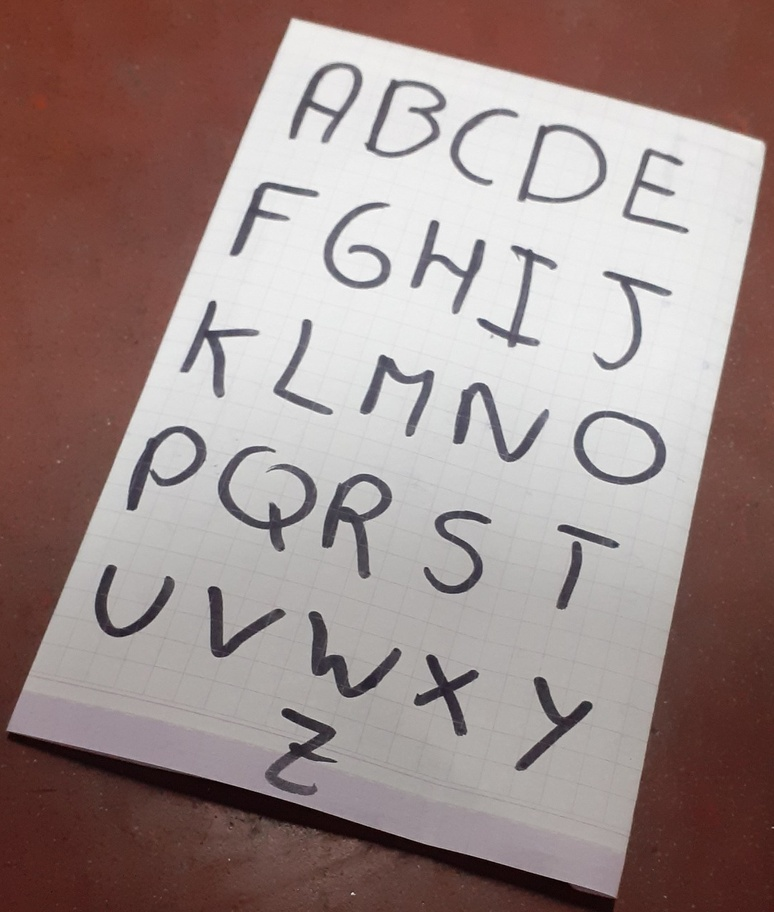
#> input picture examen2/Pruebas/proceso completo/1.jpg, 774 x 912 px, shrunk from 1086 x 1280 before the run
$ python -i enderezar_imagen.py   (imports and definitions only)
#> lines starting #> are read from the running program, lines starting #| are printed output that depends on the picture; after the words box and inside, x2 and y2 are one past the last pixel; in counts of white or black regions, pixels touching at a corner belong together
import cv2 as cv
from matplotlib import pyplot as plt
import numpy as np
import math as mt
import sys
# [12 lines left out: function exponencialg, not called in this run]
def dilation(img,kernel):
    f,c=img.shape
    img2=np.zeros((f,c),np.uint8)
    for i in range(1,f-1):
        for j in range(1,c-1):
            sm=[kernel[0][0]*img[i-1][j-1],kernel[0][1]*img[i-1][j],kernel[0][2]*img[i-1][j+1],
                kernel[1][0]*img[i][j-1],kernel[1][1]*img[i][j],kernel[1][2]*img[i][j+1],
                kernel[2][0]*img[i+1][j-1],kernel[2][1]*img[i+1][j],kernel[2][2]*img[i+1][j+1]]
            img2[i][j]=np.max(sm)
    return img2
def erosion(img,kernel):
    f,c=img.shape
    img2=np.zeros((f,c),np.uint8)
    for i in range(1,f-1):
        for j in range(1,c-1):
            sm=[kernel[0][0]*img[i-1][j-1],kernel[0][1]*img[i-1][j],kernel[0][2]*img[i-1][j+1],
                kernel[1][0]*img[i][j-1],kernel[1][1]*img[i][j],kernel[1][2]*img[i][j+1],
                kernel[2][0]*img[i+1][j-1],kernel[2][1]*img[i+1][j],kernel[2][2]*img[i+1][j+1]]
            img2[i][j]=np.min(sm)
    return img2
def opening(img,kernel):
    img1=erosion(img,kernel)
    img2=dilation(img1,kernel)
    return img2

# [30 lines left out: functions closing, exponencial, not called in this run]
def colorear(imgb,imgc):
    f,c=imgb.shape
    imgb=cv.cvtColor(imgb,cv.COLOR_GRAY2RGB)
    for i in range(f):
        for j in range(c):
            if(imgb[i][j][0]==0 and imgb[i][j][1]==0 and imgb[i][j][2]==0):
                imgb[i][j][0]=imgc[i][j][0]
                imgb[i][j][1]=imgc[i][j][1]
                imgb[i][j][2]=imgc[i][j][2]
    return imgb
def escala_grises(img):
    f,c,color=img.shape
    for i in range(f):
        for j in range(c):
            promedio=(int(img[i][j][0])+int(img[i][j][1])+int(img[i][j][2]))/3
            img[i][j]=promedio
    return img
#xd

# [1 line not run here, left out]
# [1 line that did not run here, left out]
# [1 line that did not run here, left out]
# [4 lines of commented-out code are left out]
# [1 line that did not run here, left out]
# [1 line that did not run here, left out]
# [1 line that did not run here, left out]
#pts2 = np.float32([[0,0],[cols,0],[cols,rows],[0,rows]])
# [1 line that did not run here, left out]
# [1 line that did not run here, left out]

"""
plt.subplot(121),plt.imshow(img),plt.title('Input')
plt.plot(pts1[:,0],pts1[:,1],'o',markersize=5)
plt.subplot(122),plt.imshow(dst),plt.title('Output')
plt.plot(pts2[:,0],pts2[:,1],'o',markersize=5)
plt.show()
"""
#documento
# [13 lines left out: function documento, not called in this run]
#documento
#Imagen
def imagen(img):
    #
    cv.imwrite('out.jpg',img)
    #
    img2=cv.imread('out.jpg',0)
    dst2=cv.adaptiveThreshold(img2,255,cv.ADAPTIVE_THRESH_MEAN_C,cv.THRESH_BINARY,11,10)
    kernel=np.ones((3,3),np.uint8)
    dst2=opening(dst2,kernel)
    dst2=erosion(dst2,kernel)
    cv.imwrite('out2.jpg',dst2)
    #
    colorido=colorear(dst2,img)
    cv.imwrite('out3.jpg',colorido)
    #
    gris = escala_grises(colorido)
    cv.imwrite('out4.jpg',gris)
#Imagen
# [1 line not run here, left out]

>>> import cv2
>>> picture = cv2.imread('1.jpg')
#> picture is the input picture: shape (912, 774, 3); mean B, G, R 135.2, 138, 156.4
>>> result = imagen(picture)
#> in imagen, `img2=cv.imread('out.jpg',0)`:
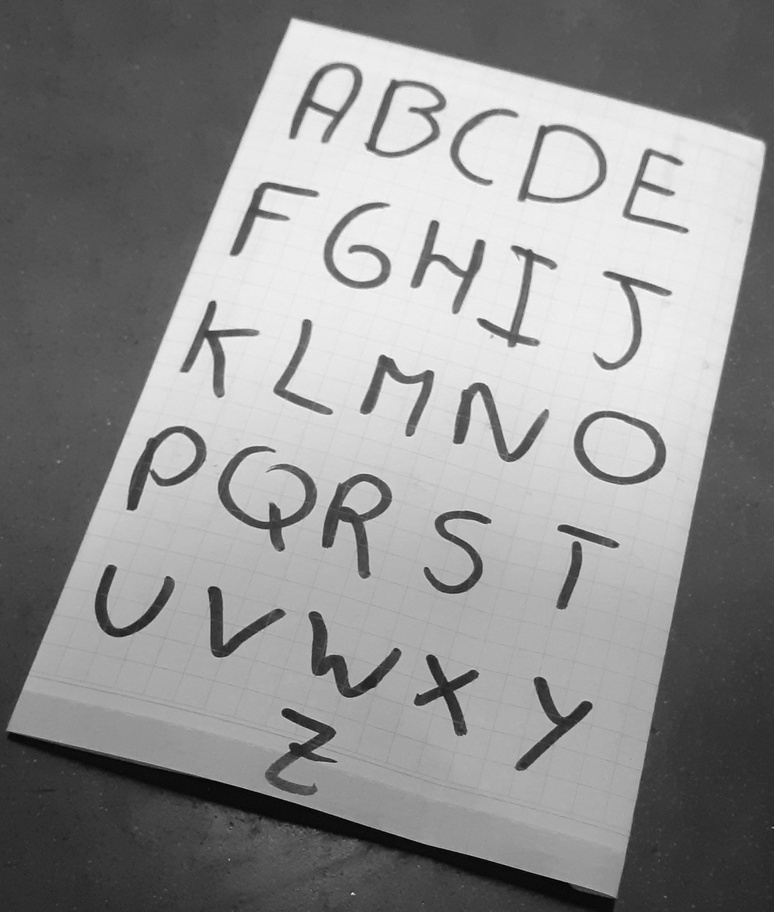
#> img2: shape (912, 774); min 0, max 252, mean 143.1
#> in imagen, `dst2=cv.adaptiveThreshold(img2,255,cv.ADAPTIVE_THRESH_MEAN_C,cv.THRESH..`:
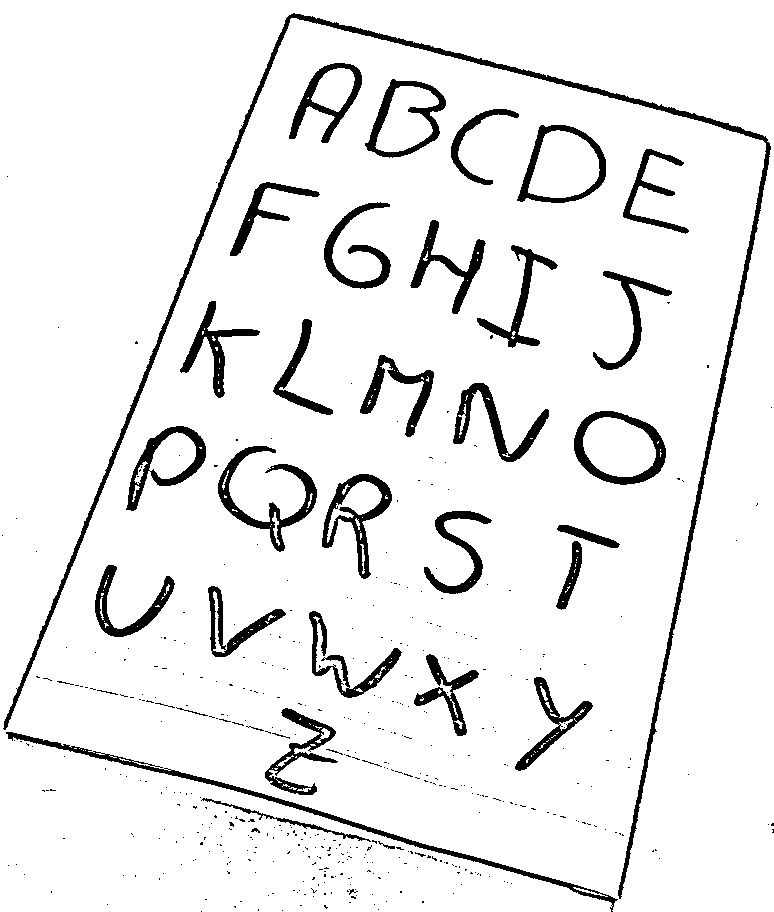
#> dst2: shape (912, 774); 92.3% white; 473 black regions (431 under 20 px), largest, box (x1, y1, x2, y2) and area: (3, 13, 771, 899) 9417, (6, 732, 618, 912) 3080, (218, 446, 317, 552) 2333
#> after the loop in erosion, `for i in range(1,f-1):`:
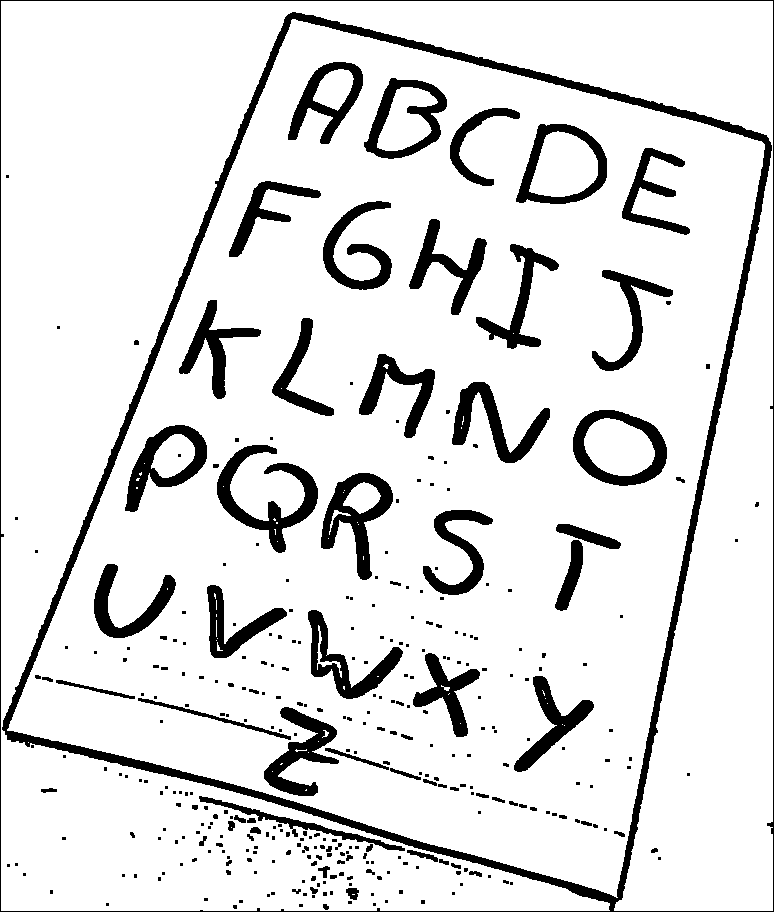
#> img2: shape (912, 774); 87.9% white; 341 black regions (241 under 20 px), largest, box (x1, y1, x2, y2) and area: (0, 0, 774, 912) 22899, (217, 445, 318, 553) 3277, (321, 473, 393, 580) 2849
#> after the loop in dilation, `for i in range(1,f-1):`:
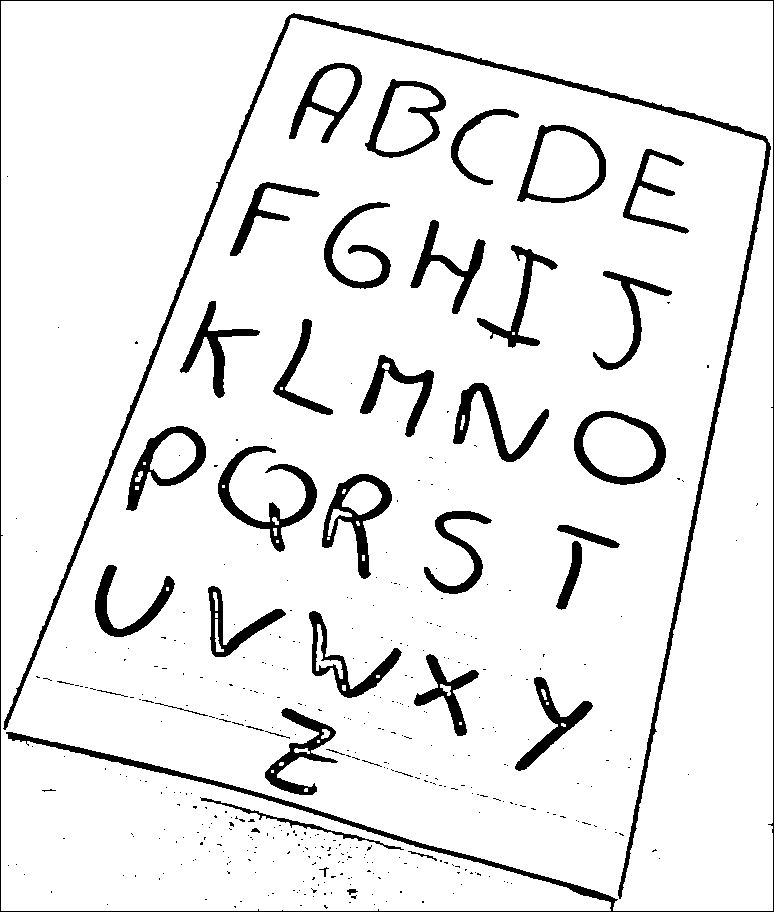
#> img2: shape (912, 774); 91.6% white; 414 black regions (372 under 20 px), largest, box (x1, y1, x2, y2) and area: (3, 13, 771, 899) 9497, (0, 0, 774, 912) 6679, (218, 446, 317, 552) 2453
#> after the loop in erosion (call 2), `for i in range(1,f-1):`:
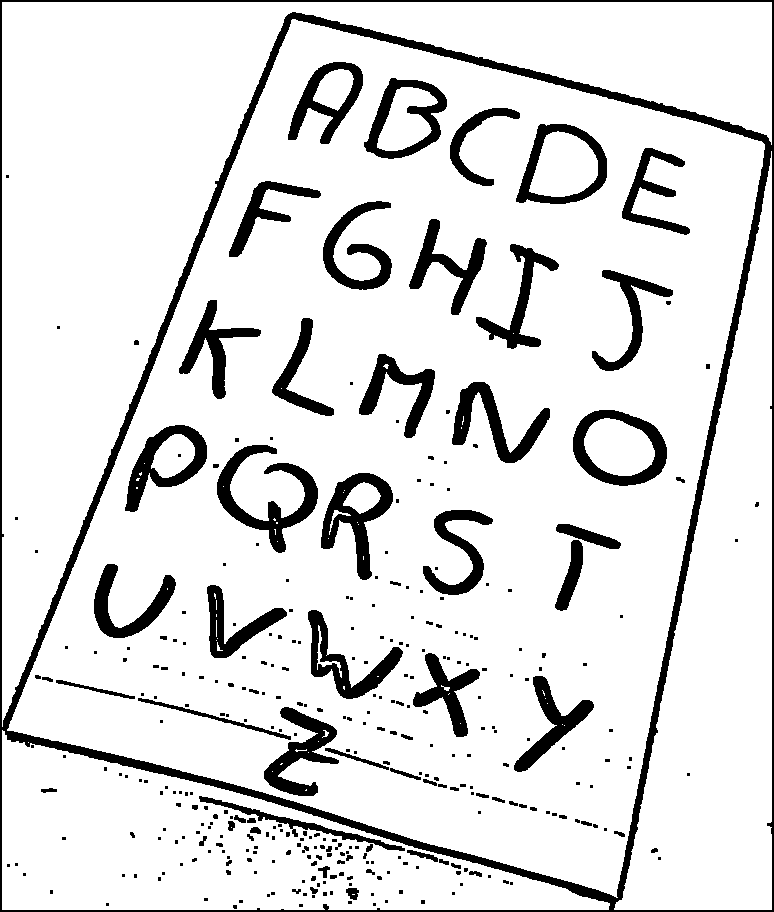
#> img2: shape (912, 774); 87.4% white; 340 black regions (241 under 20 px), largest, box (x1, y1, x2, y2) and area: (0, 0, 774, 912) 26254, (217, 445, 318, 553) 3277, (321, 473, 393, 580) 2849
#> after the loop in colorear, `for i in range(f):`:
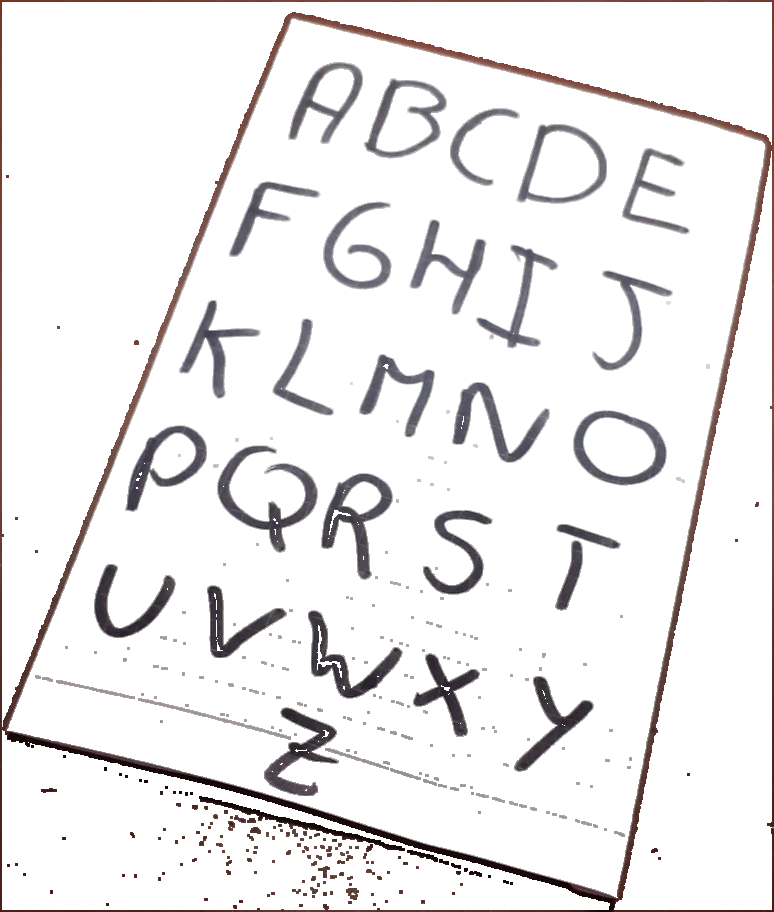
#> imgb: shape (912, 774, 3); mean B, G, R 235.5, 235.2, 236.8
